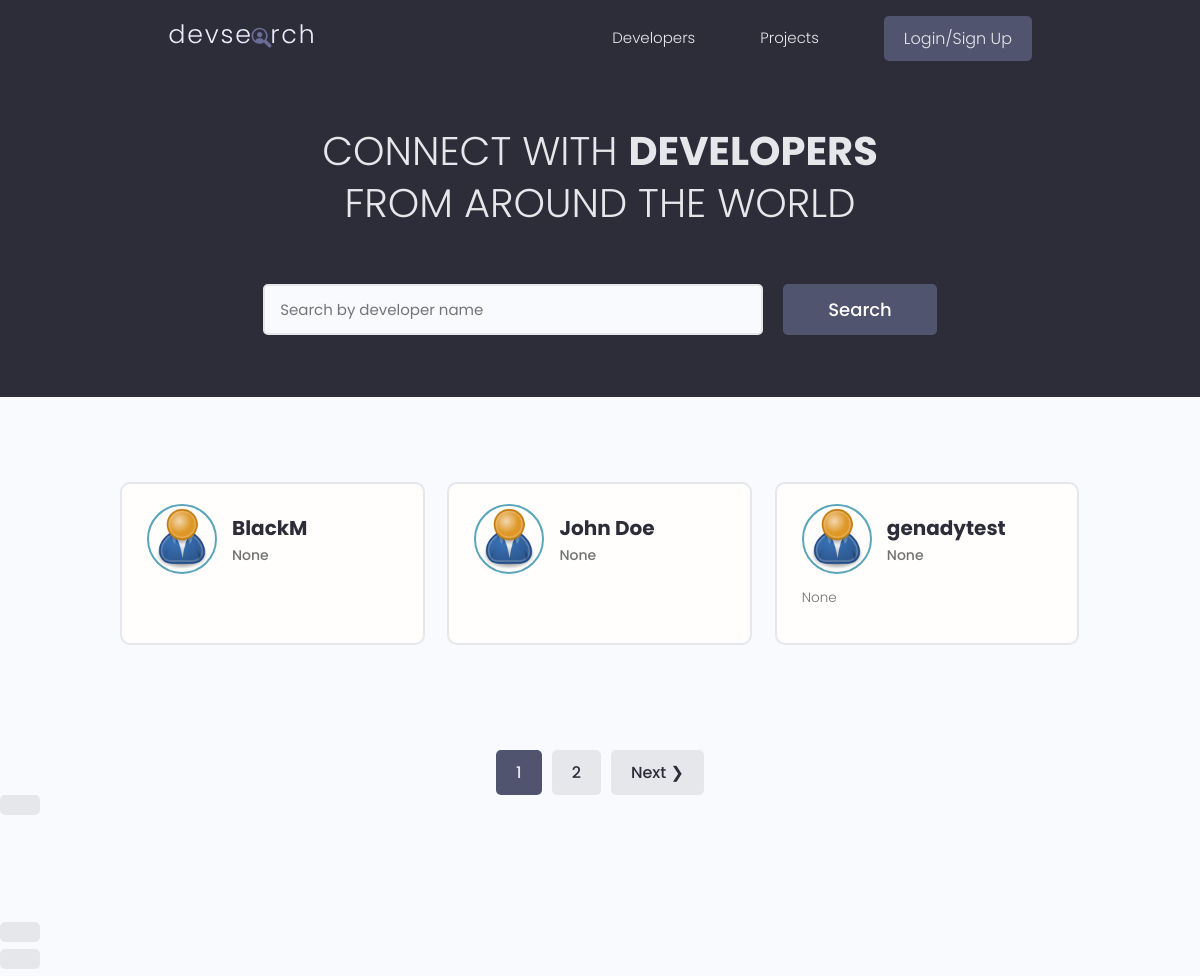
The page / on the database its author committed.
### users/models.py (models this page shows, shortened)
class Profile(models.Model):
    user=models.OneToOneField(User, on_delete=models.CASCADE, null=True, blank=True)
    name = models.CharField(max_length=200, blank=True, null=True)
    email = models.EmailField(max_length=500, blank=True, null=True)
    username = models.CharField(max_length=200, blank=True, null=True)
    location = models.CharField(max_length=200, blank=True, null=True)
    short_intro = models.CharField(max_length=200, blank=True, null=True)
    bio = models.TextField(blank=True, null=True)
    profile_image = models.ImageField(null=True, blank=True, upload_to="profiles/", default="profiles/user-default.png")
    social_github = models.CharField(max_length=200, blank=True, null=True)
    social_twitter = models.CharField(max_length=200, blank=True, null=True)
    social_linkedin = models.CharField(max_length=200, blank=True, null=True)
    social_youtube= models.CharField(max_length=200, blank=True, null=True)
    social_website= models.CharField(max_length=200, blank=True, null=True)
    created = models.DateTimeField(auto_now_add=True)
    id = models.UUIDField(default=uuid.uuid4, unique=True, primary_key=True, editable=False)
    class Meta:
        ordering = ['-created']
    @property
    def imageURL(self):
        try:
            url = self.profile_image.url
        except:
            url = ''
        return url

### users/views.py (the view)
# urls.py: path('',views.profiles, name='profiles'),
def profiles(request):
    profiles, search_query = searchProfiles(request)
    custom_range, profiles = paginateProfiles(request, profiles, 3)
    context = {'profiles': profiles, 'search_query': search_query, 'custom_range':custom_range}
    return render(request, 'users/profiles.html', context)

### users/utils.py (called while the page is built)
def paginateProfiles(request, profiles, results):
    page = request.GET.get('page')
    paginator = Paginator(profiles, results)
    try:
        profiles =paginator.page(page)
    except PageNotAnInteger:
        page = 1
        profiles = paginator.page(page)
    except EmptyPage:
        page = paginator.num_pages
        profiles = paginator.page(page)
    leftIndex = (int(page) - 4)
    if leftIndex < 1:
        leftIndex = 1
    rightIndex = (int(page) + 5)
    if rightIndex > paginator.num_pages:
        rightIndex = paginator.num_pages + 1
    custom_range = range(leftIndex, rightIndex)
    return custom_range,  profiles

def searchProfiles(request):
    search_query = ''
    if request.GET.get('search_query'):
        search_query = request.GET.get('search_query')
    skills = Skill.objects.filter(name__icontains=search_query)
    profiles = Profile.objects.distinct().filter(
      Q(name__icontains=search_query) |
      Q(short_intro__icontains=search_query)|
      Q(skill__in=skills)
      )
    return profiles, search_query

### users/templates/users/profiles.html (shortened to what this page needs)
{% extends 'main.html' %}
{% block content %}
<main class="home">
    <section class="hero-section text-center">
      <div class="container container--narrow">
        <div class="hero-section__box">
          <h2>CONNECT WITH <span>DEVELOPERS</span></h2>
          <h2>FROM AROUND THE WORLD</h2>
        </div>
        <div class="hero-section__search">
          <form class="form" action="{% url 'profiles' %}" method="get">
            <div class="form__field">
              <input class="input input--text" id="formInput#search" type="text" name="search_query"
               value="{{search_query}}" placeholder="Search by developer name" />
            </div>
            <input class="btn btn--sub btn--lg" type="submit" value="Search" />
          </form>
        </div>
      </div>
    </section>
    <section class="devlist">
      <div class="container">
        <div class="grid grid--three">
            {% for profile in profiles %}
          <div class="column card">
            <div class="dev">
              <a href="{% url 'user-profile' profile.id %}" class="card__body">
                <div class="dev__profile">
                  <img class="avatar avatar--md" src="{{profile.imageURL}}" alt="image" />
                  <div class="dev__meta">
                    <h3>{{profile.name}}</h3>
                    <h5>{{profile.short_intro|slice:"60"}}</h5>
                  </div>
                </div>
                <p class="dev__info"> {{profile.bio|slice:"150"}}</p>
              </a>
            </div>
          </div>
              {% endfor %}
        </div>
      </div>
    </section>
    {% include 'pagination.html' with queryset=profiles custom_range=custom_range search_query=search_query %}
  </main>
{% endblock content %}

### templates/main.html (shortened to what this page needs)
<!DOCTYPE html>
{% load static %}
<html>
<head>
    <link rel="stylesheet" href="https://cdn.iconmonstr.com/1.3.0/css/iconmonstr-iconic-font.min.css" />
    <link rel="stylesheet" href="{% static 'uikit/styles/uikit.css' %}" />
    <link rel="stylesheet" href="{% static 'styles/app.css' %}" />
</head>
<body>
    {% include 'navbar.html' %}
    {% block content %}
    {% endblock content %}
</body>
</html>

### templates/navbar.html (shortened to what this page needs)
{% load static %}
<header class="header">
    <div class="container container--narrow">
      <a href="{% url 'profiles' %}" class="header__logo">
        <img src="{% static 'images/logo.svg' %}" alt="DevSearch Logo" />
      </a>
      <nav class="header__nav">
        <ul class="header__menu">
          <li class="header__menuItem"><a href="{% url 'profiles' %}">Developers</a></li>
          <li class="header__menuItem"><a href="{% url 'projects' %}">Projects</a></li>
          {% if request.user.is_authenticated %}
          <li class="header__menuItem"><a href="{% url 'inbox' %}">Inbox</a></li>
          <li class="header__menuItem"><a href="{% url 'account' %}">Account</a></li>
          <li class="header__menuItem"><a href="{% url 'logout' %}" class="btn btn--sub">Logout</a></li>
          {% else %}
          <li class="header__menuItem"><a href="{% url 'login' %}" class="btn btn--sub">Login/Sign Up</a></li>
          {% endif %}
        </ul>
      </nav>
    </div>
  </header>

### templates/pagination.html (shortened to what this page needs)
{% if queryset.has_other_pages %}
  <div class="pagination">
    <ul class="container">
     {% for page in custom_range %}
       {% if page == queryset.number %}
        <li><a href="?page={{page}}&search_query={{search_query}}" class="btn page-link btn--sub">{{page}}</a</li>
       {% else %}
        <li><a href="?page={{page}}&search_query={{search_query}}" class="btn page-link">{{page}}</a</li>
       {% endif %}
     {% endfor %}
     {% if queryset.has_next %}
     <li><a href="?page={{queryset.next_page_number}}&search_query={{search_query}}" class="btn page-link">Next &#10095</a</li>
      {% endif %}
    </ul>
  </div>
 {% endif %}

### staticfiles/styles/app.css (style rules this page uses)
:root { --color-sub: #2d2d39; }
.btn--sub { background-color: var(--color-sub-light); }
.card { border: 2px solid var(--color-light); }
img { width: 100%; }
.header { position: sticky; z-index: 111; background-color: var(--color-sub); padding: 1.5rem 0; }
.header > .container { display: flex; justify-content: space-between; align-items: center; }
.header__logo > img { height: 3.8rem; }
.header__nav > ul { display: inline-flex; align-items: center; list-style: none; gap: 6.5rem; }
.header__menuItem > a { color: var(--color-light); font-weight: 300; }
.hero-section { height: 40vh; display: flex; align-items: center; background-color: var(--color-sub); }
.hero-section__box { margin-bottom: 4rem; }
.hero-section__box > h2, .hero-section__box > h2 > span { font-size: 4rem; color: var(--color-light); line-height: 1.3; text-transform: uppercase; }
.hero-section__box > h2 { font-weight: 300; }
.hero-section__box > h2 > span { font-weight: 700; }
.hero-section__search > .form { display: flex; align-items: center; justify-content: center; gap: 2rem; }
.hero-section__search > .form input.input--text { width: 50rem; }
.devlist { margin-top: 8rem; }
.devlist .grid { align-items: stretch; }
.devlist .dev .dev__profile { display: flex; align-items: center; gap: 1.5rem; }
.devlist .dev .dev__meta h3 { color: var(--color-sub); font-size: 2rem; font-weight: 700; }
.devlist .dev .dev__meta h5 { color: var(--color-text); font-size: 1.4rem; font-weight: 500; }
.devlist .dev .dev__info { margin: 1.5rem 0; font-size: 1.35rem; line-height: 1.4; text-align: justify; }
.pagination { margin-top: 8rem; margin-bottom: 10rem; }
.pagination > ul { flex-wrap: wrap; list-style: none; display: flex; align-items: center; justify-content: center; gap: 1rem; }
.pagination .btn { color: var(--color-sub); }
.pagination .btn.btn--sub { color: var(--color-light); }

### staticfiles/uikit/styles/modules/_variables.css (style rules this page uses)
:root { --color-main: #5aa5b9; --color-main-light: #e6faff; --color-sub: #3f4156; --color-sub-light: #51546e; --color-sub-lighter: #ededfd; --color-text: #737373; --color-gray: #8b8b8b; --color-light: #e5e7eb; --color-light-gray: #767676; --color-bg: #f8fafd; --color-white: #fffefd; --color-white-light: #f3f3f3; --color-success: #359e64; --color-success-bg: #def8e8; --color-error: #fc4b0b; --color-error-bg: #fff2ee; --font-base: 'Poppins', arial, helvetica, 'Segoe UI', roboto, ubuntu, sans-serif; --font-monospace: 'Fira Code', 'Courier New', courier, monospace; --font-regular: 300; --font-medium: 500; --font-bold: 700; --generic-shadow: 1px 1px 5px #00000010; --generic-transition: all 0.3s ease-in-out; }

### staticfiles/uikit/styles/modules/_base.css (style rules this page uses)
* { margin: 0; padding: 0; box-sizing: border-box; text-rendering: optimizeLegibility; color: inherit; font-size: inherit; }
html { font-size: 50%; }
@media only screen and (min-width: 480px) { html { font-size: 56.25%; } }
@media only screen and (min-width: 1200px) { html { font-size: 62.5%; } }
body { line-height: 1.6; font-weight: 400; font-size: 1.5rem; color: var(--color-text); background-color: var(--color-bg); min-height: 100vh; }

### staticfiles/uikit/styles/modules/_typography.css (style rules this page uses)
* { font-family: var(--font-base); }
h2 { font-size: 3.6rem; font-weight: var(--font-bold); }
h3 { font-size: 3.2rem; font-weight: var(--font-medium); }
h5 { font-size: 2.4rem; font-weight: var(--font-medium); }
h5, h6 { font-weight: var(--font-regular); }
p, span, strong { font-size: 1.6rem; color: var(--color-text); font-weight: var(--font-regular); }
a { padding-bottom: 2px; text-decoration: none; display: inline-block; color: var(--color-main); font-weight: var(--font-medium); }

### staticfiles/uikit/styles/modules/_utilities.css (style rules this page uses)
.container { width: 92%; max-width: 165rem; margin: 0 auto; box-sizing: border-box; }
.container--narrow { width: 92%; max-width: 120rem; }
@media screen and (min-width: 1000px) { .container { width: 90%; } }
@media screen and (min-width: 1000px) { .container--narrow { width: 85%; } }
@media screen and (min-width: 1200px) { .container { width: 80%; } }
@media screen and (min-width: 1200px) { .container--narrow { width: 72%; } }
.text-center { text-align: center; }

### staticfiles/uikit/styles/modules/_avatar.css (style rules this page uses)
.avatar { border-radius: 50%; border: 2px solid var(--color-main); object-fit: cover; }
.avatar--md { height: 7rem; width: 7rem; }

### staticfiles/uikit/styles/modules/_card.css (style rules this page uses)
.card { border-radius: 1rem; background-color: var(--color-white); border: 1.5px solid var(--color-light); width: auto; height: auto; margin-top: 0.5rem; margin-bottom: 0.5rem; overflow: hidden; }
.card__body, .card__header { padding: 2rem 2.5rem; }

### rows shown on the page
Profile: imageURL (placeholder picture), name "BlackM", short_intro "None"
Profile: imageURL (placeholder picture), name "John Doe", short_intro "None"
Profile: imageURL (placeholder picture), name "genadytest", short_intro "None", bio "None"

### other values the page prints
{{ page }} "1"
{{ page }} "2"
